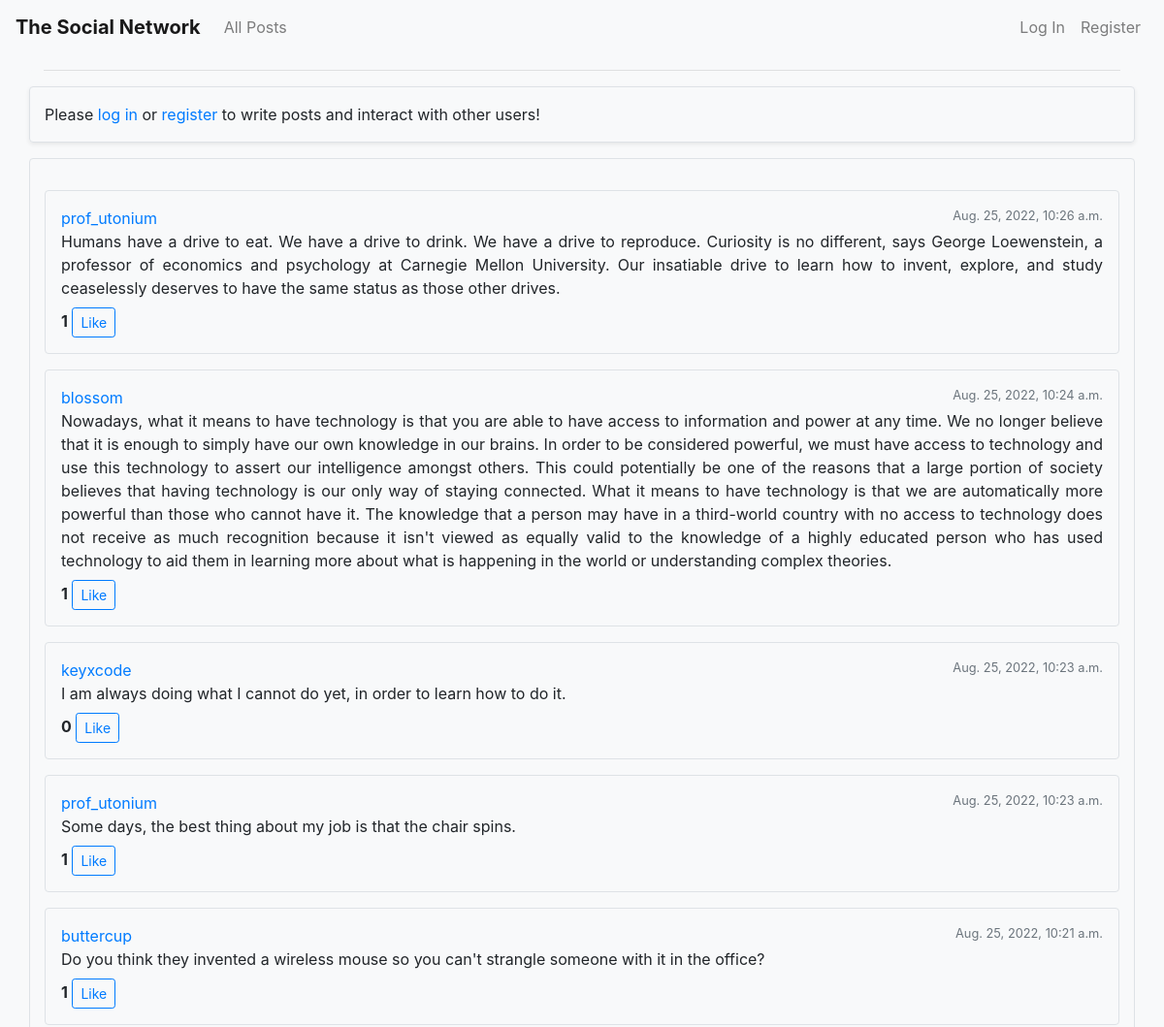
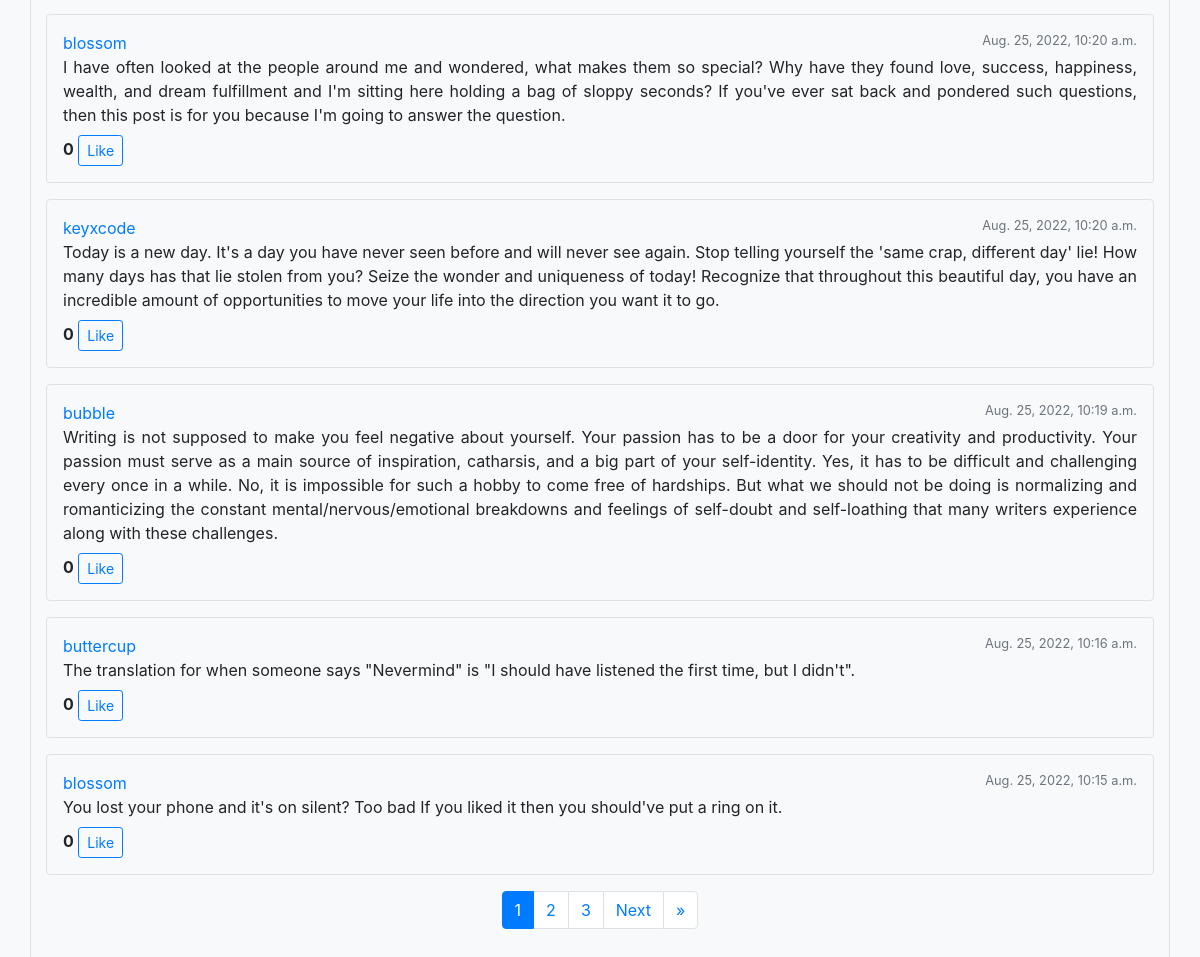
The app's page /, older data (2 pictures, top to bottom).
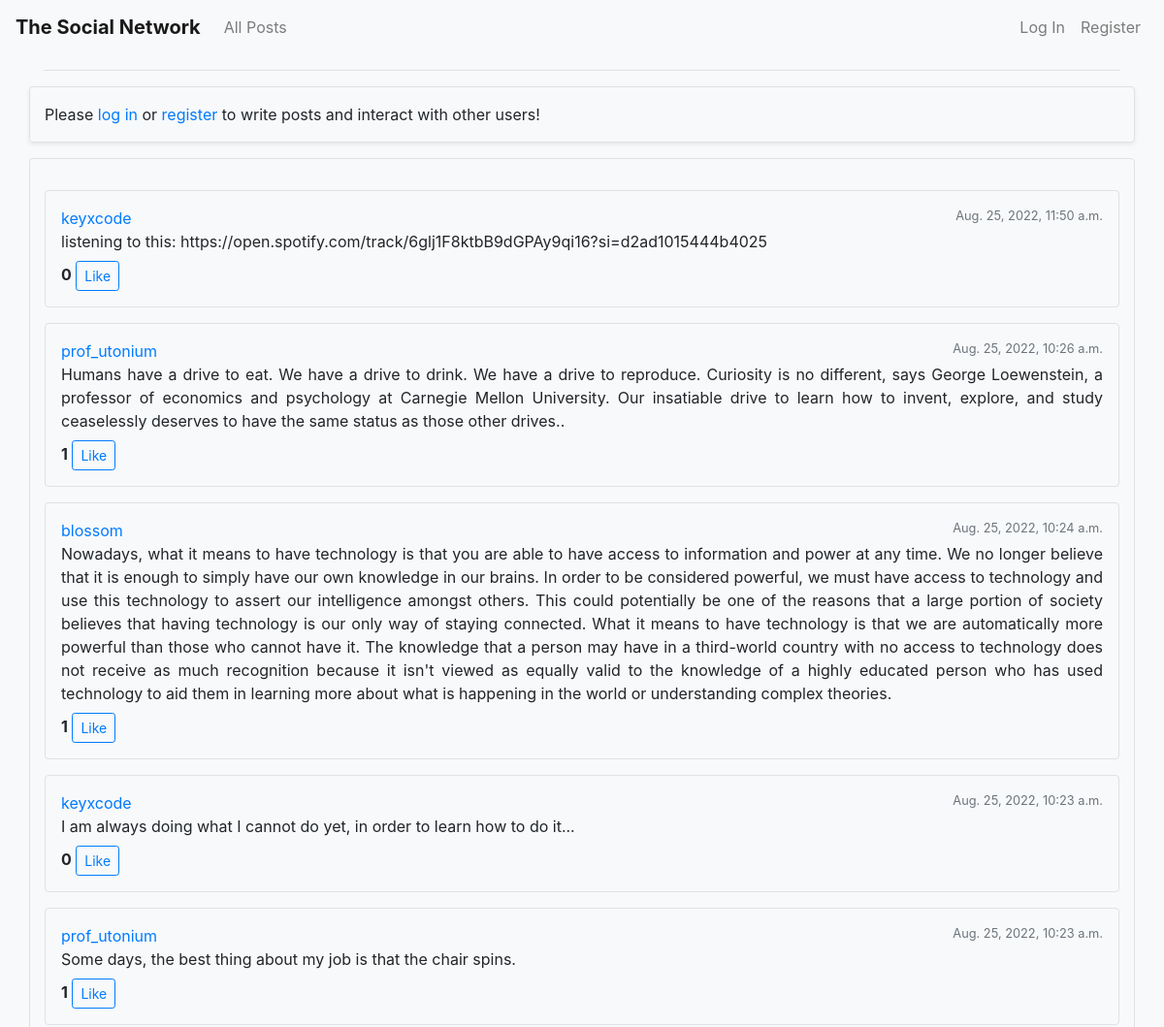
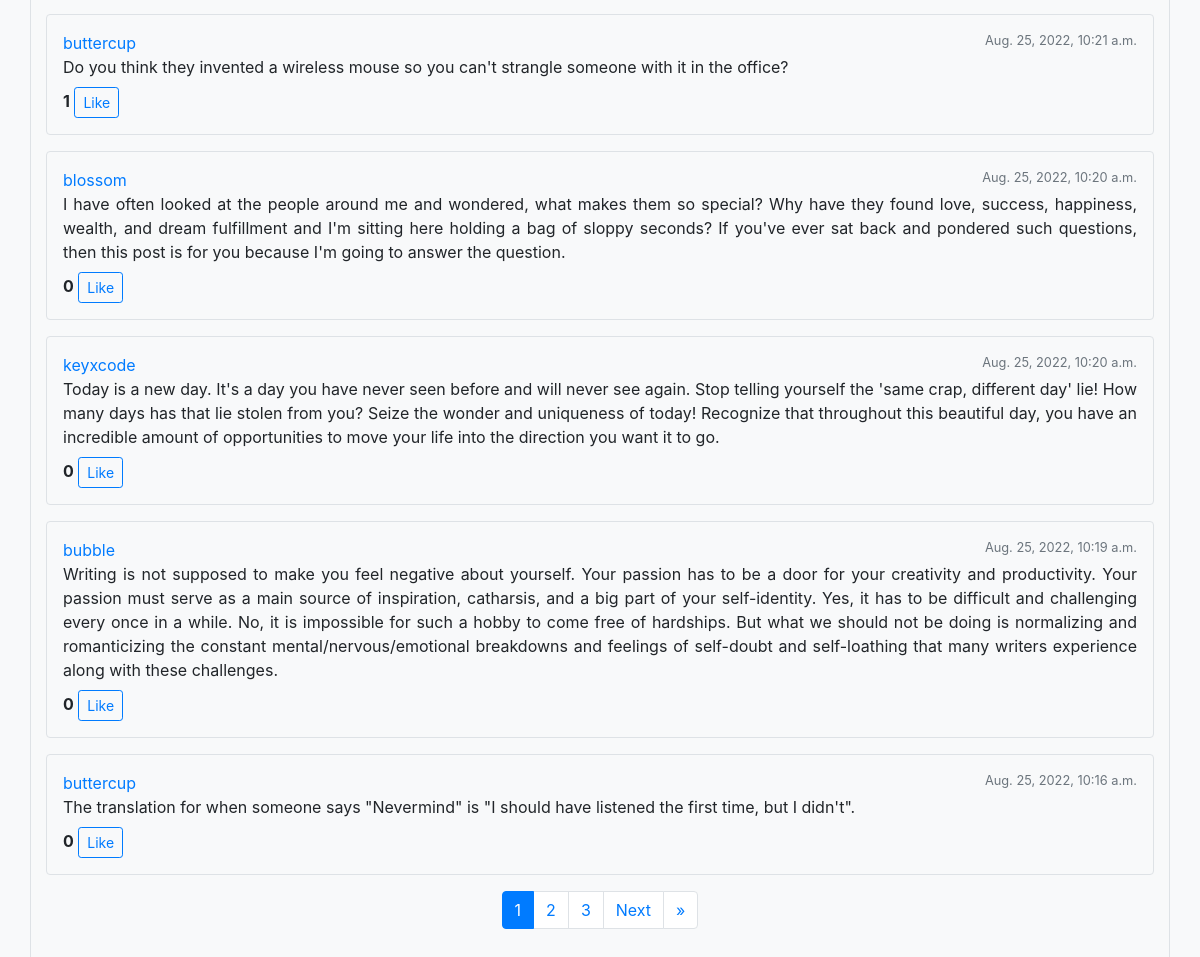
The same page, newer data (2 pictures, top to bottom).
### network/models.py (models this page shows, shortened)
class Post(models.Model):
    content = models.TextField()
    poster = models.ForeignKey("User", on_delete=models.CASCADE, null=True, related_name="all_posts")
    timestamp = models.DateTimeField(auto_now_add=True)
    likers = models.ManyToManyField("User", blank=True, related_name="liked_post")

class User(AbstractUser, models.Model):
    followers = models.ManyToManyField("User", blank="true", related_name="follow")
    follows = models.ManyToManyField("User", blank="true", related_name="followed_by")

### network/views.py (the view)
# urls.py: path("", views.index, name="index"),
def index(request):
    posts = Post.objects.all().order_by('-timestamp')
    p = paginate_posts(request, posts)
    return render(request, "network/index.html", {
        "page_obj": p.get("page_obj"),
        "page_range": p.get("page_range"),
        "need_paginated": p.get("need_paginated")
    })

### network/views.py (called while the page is built)
def paginate_posts(request, posts):
    paginator = Paginator(posts, 10)
    page_number = request.GET.get('page')
    p = dict()
    p["page_obj"] = paginator.get_page(page_number)
    p["page_range"] = range(1, paginator.num_pages + 1)
    p["need_paginated"] = True if (paginator.num_pages > 1) else False
    return p

### network/templates/network/index.html (shortened to what this page needs)
{% extends "network/layout.html" %}
{% load static %}
{% block body %}
    {% if user.is_authenticated %}
        <form action="{% url 'create_post' %}" class="border shadow-sm rounded row my-3" method="post">
            {% csrf_token %}
            <div class="col-md-10">
                <textarea class="form-control my-3" name="content" placeholder="What's on your mind?" required rows="1"></textarea>
            </div>
            <div class="col-md-2">
                <input class="btn btn-primary mt-md-3 mb-3 w-100" type="submit" value="Share">
            </div>
        </form>
    {% else %}
        <div class="border shadow-sm rounded row my-3">
            <div class="col my-3">
                Please <a href="{% url 'login' %}">log in</a> or <a href="{% url 'register' %}">register</a> to write posts and interact with other users!
            </div>
        </div>
    {% endif %}
    {% include 'network/posts.html' %}
{% endblock %}

### network/templates/network/posts.html (shortened to what this page needs)
<div class="border rounded row mb-3 py-3">
    <div class="col">
        {% if page_obj %}
            {% for post in page_obj %}
                <div class="border rounded p-3 my-3 hover-box">
                    <div class="row">
                        <div class="col">
                            <div class="d-flex">
                                <a href="{% url 'profile' post.poster.id %}">{{ post.poster }}</a>
                                <span class="ml-auto small text-muted">{{ post.timestamp }}</span>
                            </div>
                            <div class="mb-2 text-justify">
                                <span id="post-{{ post.id }}">{{ post.content }}</span>
                            </div>
                            <div>
                                <span class="font-weight-bold" id="like-count-{{ post.id }}">{{ post.likers.all.count }}</span>
                                {% if request.user in post.likers.all %}
                                    <button class="btn btn-primary btn-sm like-button" data-post="{{ post.id }}">Unlike</button>
                                {% else %}
                                    <button class="btn btn-outline-primary btn-sm like-button" data-post="{{ post.id }}">Like</button>
                                {% endif %}
                            </div>
                        </div>
                    </div>
                </div>
            {% endfor %}
        {% else %}
            It's empty here!
        {% endif %}
        {% if need_paginated %}
        <nav aria-label="Page navigation example" class="d-flex justify-content-center">
            <ul class="pagination">
                {% for i in page_range %}
                    {% if i == page_obj.number %}
                        <li class="page-item active"><a class="page-link" href="?page={{ i }}">{{ i }}</a></li>
                    {% else %}
                        <li class="page-item"><a class="page-link" href="?page={{ i }}">{{ i }}</a></li>
                    {% endif %}
                {% endfor %}
                {% if page_obj.has_next %}
                    <li class="page-item"><a class="page-link" href="?page={{ page_obj.next_page_number }}">Next</a></li>
                    <li class="page-item"><a class="page-link" href="?page={{ page_obj.paginator.num_pages }}">&raquo;</a></li>
                {% endif %}
            </ul>
        </nav>
        {% endif %}
    </div>
</div>

Row changes from the older to the newer data that the page shows:
no longer on this page (row unchanged): Post: poster "blossom", timestamp "Aug. 25, 2022, 10:15 a.m.", content "You lost your phone and it's on silent? Too bad If you liked it then you should've put a ring on it.", likers.all.count "0"
added Post: poster "keyxcode", timestamp "Aug. 25, 2022, 11:50 a.m.", content "listening to this: https://open.spotify.com/track/6glj1F8ktbB9dGPAy9qi16?si=d2ad1015444b4025", likers.all.count "0"
changed Post: content "…status as those other drives." → "…status as those other drives.."
changed Post: content "I am always doing what I cannot do yet, in order to learn how to do it." → "I am always doing what I cannot do yet, in order to learn how to do it..."
